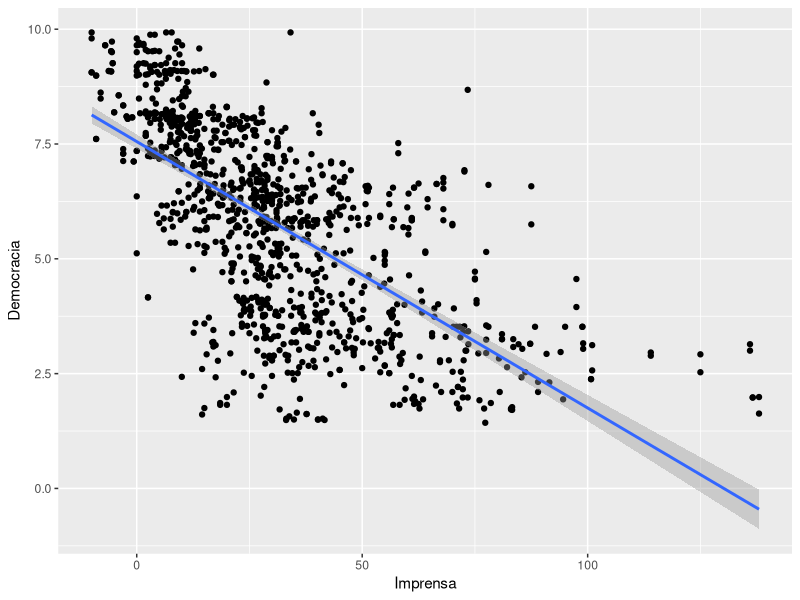

Generate this figure with R:
## Atividade Pratica 1

library(tidyverse)

democracy <- as.tibble(read.csv2(file = "democracy_index.csv", dec = ".", stringsAsFactors = FALSE))
corruption <- as.tibble(read.csv2(file = "corruption_index.csv", dec = ".", stringsAsFactors = FALSE))
human <- as.tibble(read.csv2(file = "human_development_index.csv", dec = ".", stringsAsFactors = FALSE))
press <- as.tibble(read.csv2(file = "press_freedom.csv", dec = ".", stringsAsFactors = FALSE))


# Ajusta observacoes com NA e nomes de colunas ----------------------------
democracy  <- democracy[complete.cases(democracy), ]
colnames(democracy) <- c("Country", 2006, 2008, 2010:2016)

corruption <- corruption[complete.cases(corruption), ]
colnames(corruption) <- c("Country", 2006:2016)

human <- human[complete.cases(human), ]
colnames(human) <- c("Country", 2006:2015)

press <- press[complete.cases(press), ]
colnames(press) <- c("Country", 2006:2017)

# Transforma em Tidy ------------------------------------------------------
democracy_tidy <- democracy %>% 
  gather(key = Ano, value = Valor, -Country)

corruption_tidy <- corruption %>% 
  gather(key = Ano, value = Valor, -Country)

human_tidy <- human %>% 
  gather(key = Ano, value = Valor, -Country)

press_tidy <- press %>% 
  gather(key = Ano, value = Valor, -Country)


# Junta todos os data frames ----------------------------------------------
big_data <- democracy_tidy %>% 
  inner_join(corruption_tidy, by = c("Country", "Ano")) %>% 
  inner_join(human_tidy, by = c("Country", "Ano")) %>% 
  inner_join(press_tidy, by = c("Country", "Ano"))
colnames(big_data) <- c("Country", "Ano", "Democracia", "Corrupcao", "IDH", "Imprensa")

# Visualizacao ------------------------------------------------------------
# x = valor do indice de corrupcao
# y =  valor do indice de democracia
plot <- ggplot(big_data, aes(x = Imprensa, y = Democracia))+
  geom_point()+
  geom_smooth(method = "lm")
plot
